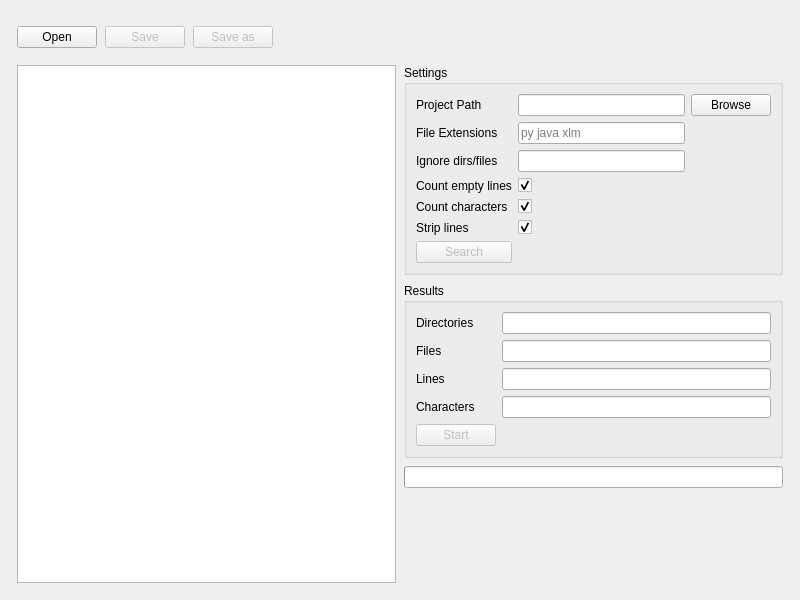
<?xml version="1.0" encoding="UTF-8"?>
<ui version="4.0">
	<class>MainWindow</class>
	<widget class="QMainWindow" name="MainWindow">
		<property name="geometry">
			<rect>
				<x>0</x>
				<y>0</y>
				<width>800</width>
				<height>600</height>
			</rect>
		</property>
		<property name="windowTitle">
			<string>Code Line Counter</string>
		</property>
		<property name="windowIcon">
			<iconset><normaloff>icon.png</normaloff>icon.png</iconset>
		</property>
		<widget class="QWidget" name="centralwidget">
			<layout class="QGridLayout" name="gridLayout">
				<item row="0" column="0">
					<layout class="QVBoxLayout" name="verticalLayout">
						<property name="spacing">
							<number>8</number>
						</property>
						<property name="leftMargin"><number>8</number></property>
						<property name="topMargin"><number>8</number></property>
						<property name="rightMargin"><number>8</number></property>
						<property name="bottomMargin"><number>8</number></property>
						<item>
							<layout class="QHBoxLayout" name="horizontalLayout_2">
								<item>
									<widget class="QPushButton" name="openButton">
										<property name="text">
											<string>Open</string>
										</property>
										<property name="icon">
											<iconset theme="document-open"/>
										</property>
									</widget>
								</item>
								<item>
									<widget class="QPushButton" name="saveButton">
										<property name="text">
											<string>Save</string>
										</property>
										<property name="icon">
											<iconset theme="document-save"/>
										</property>
										<property name="enabled">
											<bool>false</bool>
										</property>
									</widget>
								</item>
								<item>
									<widget class="QPushButton" name="saveAsButton">
										<property name="text">
											<string>Save as</string>
										</property>
										<property name="icon">
											<iconset theme="document-save-as"/>
										</property>
										<property name="enabled">
											<bool>false</bool>
										</property>
									</widget>
								</item>
								<item>
									<spacer name="horizontalSpacer">
										<property name="orientation">
											<enum>Qt::Horizontal</enum>
										</property>
										<property name="sizeHint" stdset="0">
											<size>
												<width>20</width>
												<height>40</height>
											</size>
										</property>
									</spacer>
								</item>
							</layout>
						</item>
						<item>
							<layout class="QHBoxLayout" name="horizontalLayout">
								<item>
									<widget class="QTreeWidget" name="projectTree">
										<attribute name="headerVisible">
											<bool>false</bool>
										</attribute>
									</widget>
								</item>
								<item>
									<layout class="QVBoxLayout" name="verticalLayout2">
										<item>
											<widget class="QGroupBox" name="gb1">
												<property name="title">
													<string>Settings</string>
												</property>
												<layout class="QGridLayout" name="gl1">
													<item row="0" column="0">
														<widget class="QLabel" name="label_2">
															<property name="text">
																<string>Project Path</string>
															</property>
														</widget>
													</item>
													<item row="0" column="1">
														<widget class="QLineEdit" name="projectPath">
															<property name="text">
																<string></string>
															</property>
														</widget>
													</item>
													<item row="0" column="2">
														<widget class="QPushButton" name="browsePathButton">
															<property name="text">
																<string>Browse</string>
															</property>
														</widget>
													</item>
													<item row="1" column="0">
														<widget class="QLabel" name="label_3">
															<property name="text">
																<string>File Extensions</string>
															</property>
														</widget>
													</item>
													<item row="1" column="1">
														<widget class="QLineEdit" name="projectExtensions">
															<property name="placeholderText">
																<string>py java xlm</string>
															</property>
															<property name="text">
																<string></string>
															</property>
														</widget>
													</item>
													<item row="2" column="0">
														<widget class="QLabel" name="label_32">
															<property name="text">
																<string>Ignore dirs/files</string>
															</property>
														</widget>
													</item>
													<item row="2" column="1">
														<widget class="QLineEdit" name="projectIgnoreFiles">
															<property name="text">
																<string></string>
															</property>
														</widget>
													</item>
													<item row="3" column="0">
														<widget class="QLabel" name="label_4">
															<property name="text">
																<string>Count empty lines</string>
															</property>
														</widget>
													</item>
													<item row="3" column="1">
														<widget class="QCheckBox" name="projectCountEmpty">
															<property name="text">
																<string></string>
															</property>
															<property name="checked">
																<bool>true</bool>
															</property>
														</widget>
													</item>
													<item row="4" column="0">
														<widget class="QLabel" name="label_4">
															<property name="text">
																<string>Count characters</string>
															</property>
														</widget>
													</item>
													<item row="4" column="1">
														<widget class="QCheckBox" name="projectCountCharacters">
															<property name="text">
																<string></string>
															</property>
															<property name="checked">
																<bool>true</bool>
															</property>
														</widget>
													</item>
													<item row="5" column="0">
														<widget class="QLabel" name="label_4">
															<property name="text">
																<string>Strip lines</string>
															</property>
														</widget>
													</item>
													<item row="5" column="1">
														<widget class="QCheckBox" name="projectStripLines">
															<property name="text">
																<string></string>
															</property>
															<property name="checked">
																<bool>true</bool>
															</property>
														</widget>
													</item>
													<item row="6" column="0">
														<widget class="QPushButton" name="searchButton">
															<property name="text">
																<string>Search</string>
															</property>
															<property name="icon">
																<iconset theme="system-search"/>
															</property>
															<property name="enabled">
																<bool>false</bool>
															</property>
														</widget>
													</item>
												</layout>
											</widget>
										</item>
										<item>
											<widget class="QGroupBox" name="gb2">
												<property name="title">
													<string>Results</string>
												</property>
												<layout class="QGridLayout" name="gl1">
													<item row="0" column="0">
														<widget class="QLabel" name="label_5">
															<property name="text">
																<string>Directories</string>
															</property>
														</widget>
													</item>
													<item row="0" column="1">
														<widget class="QLineEdit" name="directoryCount">
															<property name="readOnly">
																<bool>true</bool>
															</property>
														</widget>
													</item>
													<item row="1" column="0">
														<widget class="QLabel" name="label_6">
															<property name="text">
																<string>Files</string>
															</property>
														</widget>
													</item>
													<item row="1" column="1">
														<widget class="QLineEdit" name="fileCount">
															<property name="readOnly">
																<bool>true</bool>
															</property>
														</widget>
													</item>
													<item row="2" column="0">
														<widget class="QLabel" name="label_7">
															<property name="text">
																<string>Lines</string>
															</property>
														</widget>
													</item>
													<item row="2" column="1">
														<widget class="QLineEdit" name="lineCount">
															<property name="readOnly">
																<bool>true</bool>
															</property>
														</widget>
													</item>
													<item row="3" column="0">
														<widget class="QLabel" name="label_8">
															<property name="text">
																<string>Characters</string>
															</property>
														</widget>
													</item>
													<item row="3" column="1">
														<widget class="QLineEdit" name="characterCount">
															<property name="readOnly">
																<bool>true</bool>
															</property>
														</widget>
													</item>
													<item row="4" column="0">
														<widget class="QPushButton" name="startButton">
															<property name="text">
																<string>Start</string>
															</property>
															<property name="icon">
																<iconset theme="media-playback-start"/>
															</property>
															<property name="enabled">
																<bool>false</bool>
															</property>
														</widget>
													</item>
												</layout>
											</widget>
										</item>
										<item>
											<widget class="QProgressBar" name="progress">
												<property name="visible">
													<bool>false</bool>
												</property>
											</widget>
										</item>
										<item>
											<spacer name="verticalSpacer">
												<property name="orientation">
													<enum>Qt::Vertical</enum>
												</property>
												<property name="sizeHint" stdset="0">
													<size>
														<width>20</width>
														<height>40</height>
													</size>
												</property>
											</spacer>
										</item>
									</layout>
								</item>
							</layout>
						</item>
					</layout>
				</item>
			</layout>
		</widget>
	</widget>
	<resources/>
	<connections/>
</ui>
